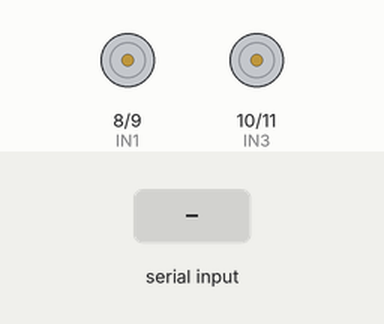
Simulated run of this sketch. Board: Arduino Uno, built with avr-gcc and run on an emulated ATmega328P. Parts: motor-driver pin pairs drawn as motors (green arrow = first pin HIGH = forward, orange = second pin HIGH = backward, longer = more drive). The inputs (shaded band) are chosen by the test bench. What the sketch prints to the serial monitor is not drawn.

Above: at 1.2 s.
1.3 s: "F" received over the second serial link
At 1.6 s:
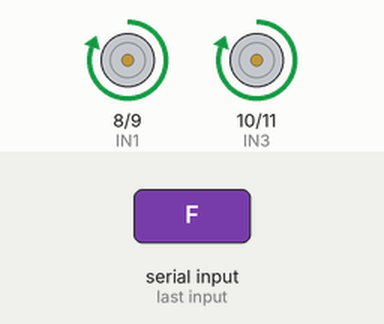
2.8 s: "B" received over the second serial link
At 4.0 s:
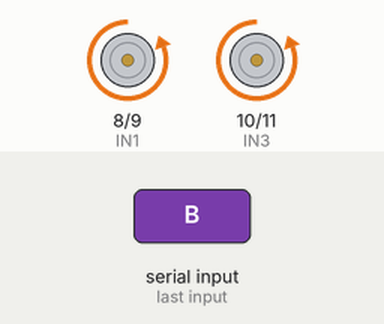
4.3 s: "L" received over the second serial link
At 5.1 s:
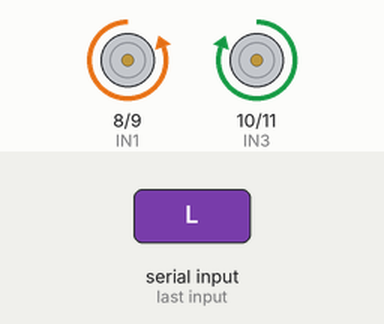
5.8 s: "R" received over the second serial link
At 6.2 s:
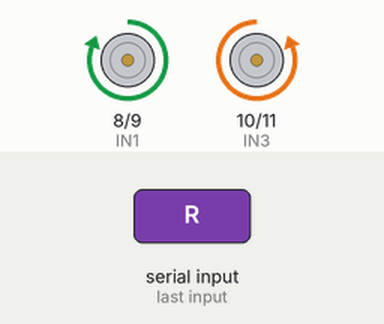
Timing chart, 0 to 8.3 s (numbered marks = the images above; inputs shaded):
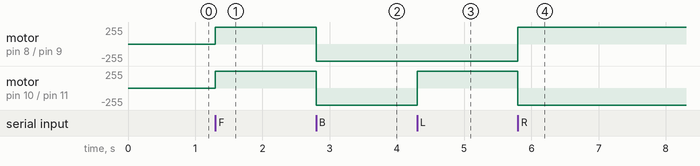

The sketch:

Bluetooth_2.0_Code.ino
```cpp
#include<SoftwareSerial.h>

#define TxD 2
#define RxD 3

#define IN1 8
#define IN2 9
#define IN3 10
#define IN4 11

SoftwareSerial bluetoothSerial(TxD, RxD);

char c;

void setup()

{
  bluetoothSerial.begin(9600);
  Serial.begin(9600);
  pinMode(IN1, OUTPUT);
  pinMode(IN2, OUTPUT);
  pinMode(IN3, OUTPUT);
  pinMode(IN4, OUTPUT);

}

void loop()
{
    if(bluetoothSerial.available()){
      c = bluetoothSerial.read();
      Serial.println(c);
      if(c=='F'){
        forward();
        Serial.println("Moving Forward");
        Serial.print(c);

      }
      if(c=='B'){
        reverse();
        Serial.println("Taking Reverse");
        Serial.print(c);

      }
      if(c=='L'){
         left();
        Serial.println("Turning Left");
        Serial.print(c);

      }
      if(c=='R'){
        right();
        Serial.println("Turning Right");
        Serial.print(c);

      }
      if(c=='S'){
        stop();
        Serial.println("Stopping !!!!");
        Serial.print(c);

      }
    }
}

void forward()
{
  digitalWrite(IN1, HIGH);
  digitalWrite(IN2, LOW);
  digitalWrite(IN3, HIGH);
  digitalWrite(IN4, LOW);
}

void reverse()
{
  digitalWrite(IN1, LOW);
  digitalWrite(IN2, HIGH);
  digitalWrite(IN3, LOW);
  digitalWrite(IN4, HIGH);
}

void left()
{
  digitalWrite(IN1, LOW);
  digitalWrite(IN2, HIGH);
  digitalWrite(IN3, HIGH);
  digitalWrite(IN4, LOW);
}

void right()
{
  digitalWrite(IN1, HIGH);
  digitalWrite(IN2, LOW);
  digitalWrite(IN3, LOW);
  digitalWrite(IN4, HIGH);

}

void stop()
{
  digitalWrite(IN1, LOW);
  digitalWrite(IN2, LOW);
  digitalWrite(IN3, LOW);
  digitalWrite(IN4, LOW);
}
```

Measured:
- after the input at 1.3 s, motor on pin 8 (IN1) / pin 9 (IN2), motor on pin 10 (IN3) / pin 11 (IN4): stopped → forward 255/255 at once
- after the input at 2.8 s, motor on pin 8 (IN1) / pin 9 (IN2), motor on pin 10 (IN3) / pin 11 (IN4): forward 255/255 → backward 255/255 at once
- after the input at 4.3 s, motor on pin 10 (IN3) / pin 11 (IN4): backward 255/255 → forward 255/255 at once
- after the input at 5.8 s, motor on pin 8 (IN1) / pin 9 (IN2): backward 255/255 → forward 255/255 at once; motor on pin 10 (IN3) / pin 11 (IN4): forward 255/255 → backward 255/255 at once
